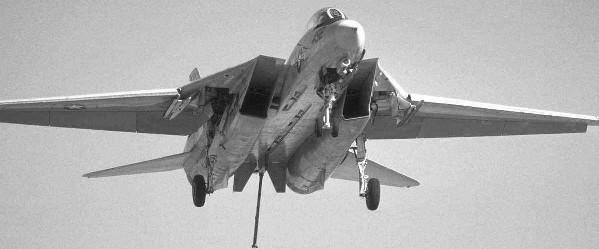
%> input picture THL411-Image processing/Assignment 2/Εικόνες/gray_image.jpg, 599 x 249 px
$ octave ask2_part2.m   (GNU Octave 9; MATLAB toolbox functions it lacks are replaced by stand-ins)
%> lines starting %> are read from the running program, lines starting %| are printed output that depends on the picture
close all;
clear all;
clc;

%3.
A = imread('gray_image.jpg');
%> A is the input picture: size 249x599 uint8; min 6, max 255, mean 173.9
figure;
imshow(A);
title('Original Image');

g1 = fspecial('gaussian',[3 3]);
g2 = fspecial('gaussian',[5 5]);
avg1 = fspecial('average',[3 3]);
avg2 = fspecial('average',[5 5]);

gaussian1 = imfilter(A,g1);
gaussian2 = imfilter(A,g2);
average1 = imfilter(A,avg1);
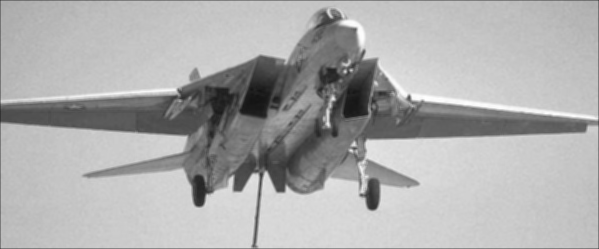
%> average1: size 249x599 uint8; min 20, max 254, mean 173.1
average2 = imfilter(A,avg2);

figure;
subplot(2,2,1);
imshow(gaussian1);
title("Gaussian 3x3");
subplot(2,2,2);
imshow(gaussian2);
title("Gaussian 5x5");
subplot(2,2,3);
imshow(average1);
title("Average 3x3");
subplot(2,2,4);
imshow(average2);
title("Average 5x5");
%%%%%%%%%%%%%%%%%%%%%%%%%%%%%%%%%%%%%%%%%%%%%%%%%%%%%%%%%%%
%4.

gaus_noise = imnoise(A,'gaussian',0);
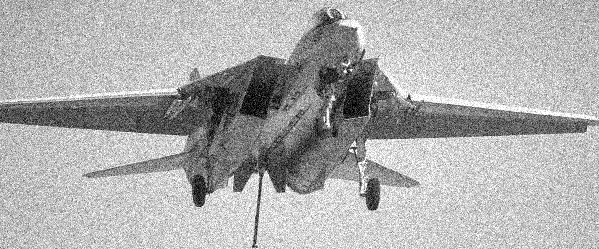
%> gaus_noise: size 249x599 uint8; min 0, max 255, mean 173.6
figure;
imshow(gaus_noise);
title('Image with gaussian noise');

g1 = fspecial('gaussian',[3 3]);
g2 = fspecial('gaussian',[5 5]);

gaussian1 = imfilter(gaus_noise,g1);
gaussian2 = imfilter(gaus_noise,g2);
median1 = medfilt2(gaus_noise, [3 3]);
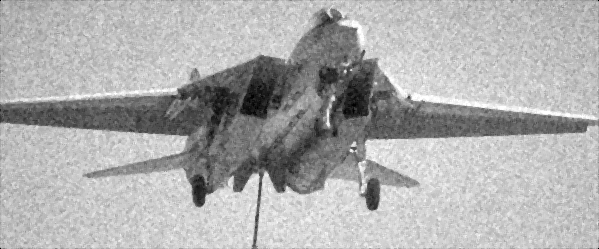
%> median1: size 249x599 uint8; min 0, max 255, mean 173.6; mean of the top-left, top-right, bottom-left and bottom-right quarters 160.4, 171.1, 176.5, 186.3
median2 = medfilt2(gaus_noise, [5 5]);

figure;
subplot(2,2,1);
imshow(gaussian1);
title("Gaussian lowpass 3x3(Gaussian noise)");
subplot(2,2,2);
imshow(gaussian2);
title("Gaussian lowpass5x5(Gaussian noise)");
subplot(2,2,3);
imshow(median1);
title("Median lowpass 3x3(Median noise)");
subplot(2,2,4);
imshow(median2);
title("Median lowpass 5x5(Median noise)");


%%%%%%%%%%%%%%%%%%%%%%%%%%%%%%%%%%%%%%%%%%%%%%%%%%%%%%%%%%%%%%%
%5.
saltnpepper_image = imnoise(A,'salt & pepper');
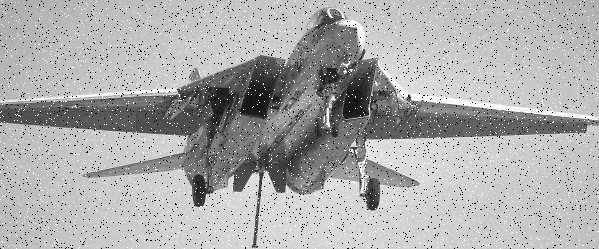
%> saltnpepper_image: size 249x599 uint8; min 0, max 255, mean 171.6
figure;
imshow(saltnpepper_image);
title('Image with salt and pepper noise');

g1 = fspecial('gaussian',[3 3]);
g2 = fspecial('gaussian',[5 5]);

gaussian1 = imfilter(saltnpepper_image,g1);
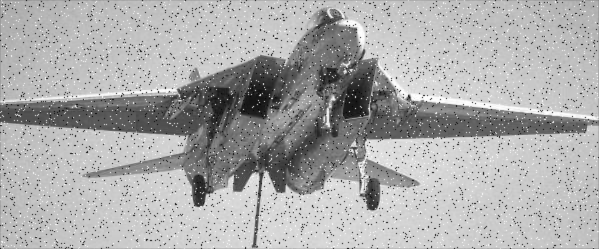
%> gaussian1: size 249x599 uint8; min 7, max 254, mean 171.3
gaussian2 = imfilter(saltnpepper_image,g2);
median1 = medfilt2(saltnpepper_image, [3 3]);
median2 = medfilt2(saltnpepper_image, [5 5]);

figure;
subplot(2,2,1);
imshow(gaussian1);
title("Gaussian lowpass 3x3(Salt and pepper)");
subplot(2,2,2);
imshow(gaussian2);
title("Gaussian lowpass5x5(Salt and pepper)");
subplot(2,2,3);
imshow(median1);
title("Median lowpass 3x3(Salt and pepper)");
subplot(2,2,4);
imshow(median2);
title("Median lowpass 5x5(Salt and pepper)");
